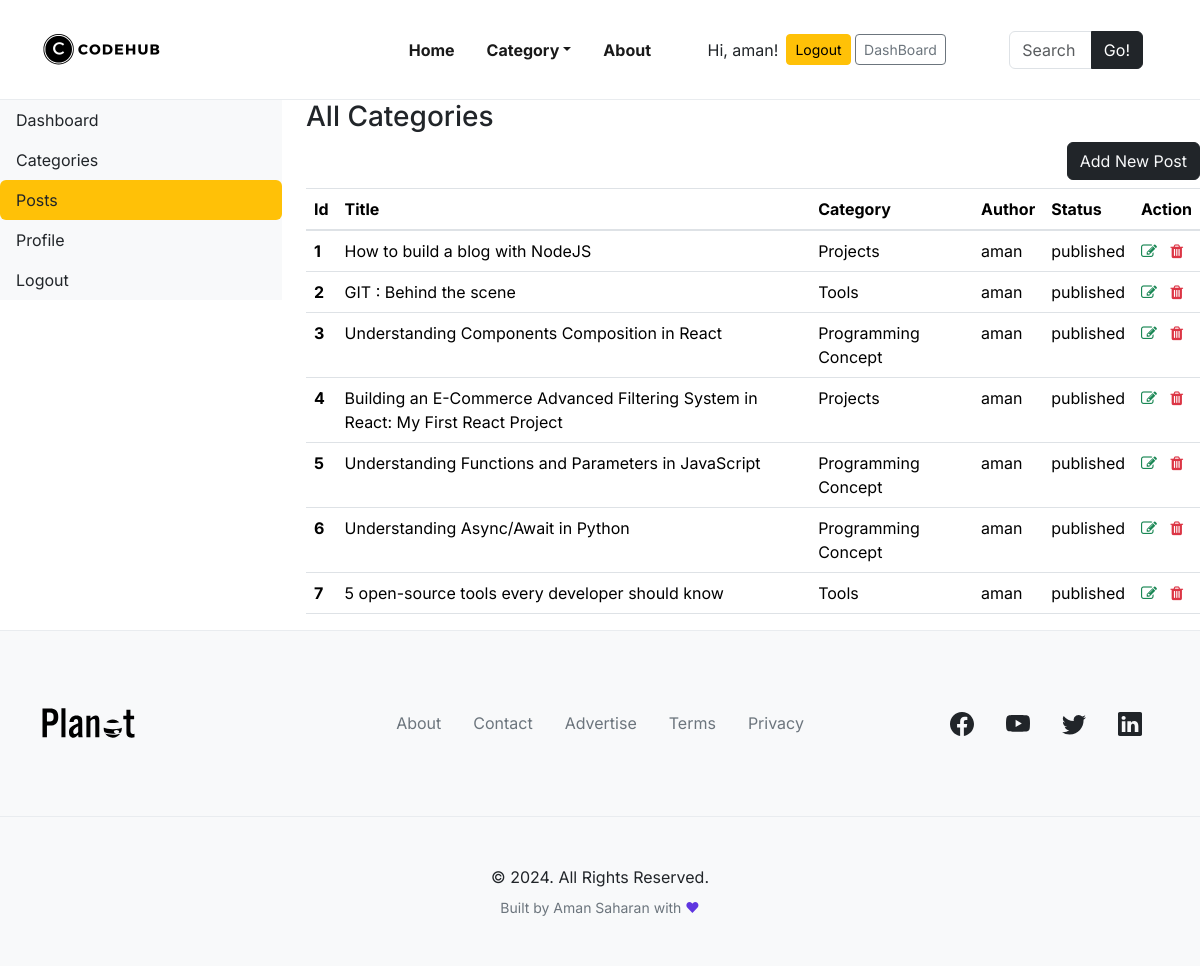
Screenshot of /dashboard/post/ (signed in) with the database file from the repository.
### Blogs/models.py (models this page shows, shortened)
class Blogs(models.Model):
    title = models.CharField(max_length=200, unique=True)
    slug = models.SlugField(blank=True, unique=True)
    blog_image = models.ImageField(upload_to='upload')
    category = models.ForeignKey(Category, on_delete=models.CASCADE)
    author = models.ForeignKey(User, on_delete=models.CASCADE)
    blog_body = RichTextField()
    choices = models.CharField(max_length=100,  choices = STATUS_CHOICE, default='draft')
    is_featured = models.BooleanField(default=False)
    created_at = models.DateTimeField(auto_now_add=True)
    updated_at = models.DateTimeField(auto_now_add=True)
    class Meta:
        verbose_name_plural = 'Blogs'

class Category(models.Model):
    category_name = models.CharField(max_length=50, unique=True)
    created_at = models.DateTimeField(auto_now_add=True)
    updated_at = models.DateTimeField(auto_now_add=True)
    class Meta:
        verbose_name_plural = 'Categories'
    def __str__(self):
        return self.category_name

### dashboard/views.py (the view)
# urls.py: path('post/', views.allpost, name='allpost'),
@user_passes_test(is_admin_or_editor)
def allpost(request):
    posts = Blogs.objects.all()
    return render (request, 'Dashboard/allpost.html', {'posts':posts})

### Blogs/context_processors.py (called while the page is built)
def navbar(request):
    categories = Category.objects.all()
    return {'categories': categories}

### dashboard/views.py (called while the page is built)
def is_admin_or_editor(user):
    return user.is_staff or user.groups.filter(name='editor').exists()

### templates/Dashboard/allpost.html
{% extends "base.html" %}
{% block content %}<div class="row">
   {% include './sidebar.html' %}
        <div class="col-md-9">
            <h3>All Categories</h3>
            <a href="{% url "addpost" %}" class="btn btn-dark text-light float-right mb-2">Add New Post</a>
              <table class="table table-hover">
                  <thead>
                    <tr>
                      <th>Id</th>
                      <th>Title</th>
                      <th>Category</th>
                      <th>Author</th>
                      <th>Status</th>
                      <th>Action</th>
                    </tr>
                  </thead>
                  <tbody>
                  {% for post in posts %}
                    <tr>
                      <th>{{ forloop.counter }}</th>
                      <td>{{ post.title }}</td>
                      <td>{{ post.category }}</td>
                      <td>{{ post.author }}</td>
                      <td>{{post.choices}}</td>
                      <td>
                        <a href="{% url "editpost" post.id%}"><i class="fa fa-edit text-success"></i></a> &nbsp;
                        <a href="{% url "deletepost" post.id %}"><i class="fa fa-trash text-danger"></i></a>&nbsp;
                    </td>
                    </tr>
                  {% endfor %}
                  </tbody>
                </table>
          </div>
{% endblock  %}

### templates/base.html (shortened to what this page needs)
{% load static %}
<!doctype html>
<html lang="en">
<head>
  <link href="https://getbootstrap.com/docs/4.0/dist/css/bootstrap.min.css" rel="stylesheet">
  <link rel="stylesheet" href="https://cdnjs.cloudflare.com/ajax/libs/font-awesome/4.7.0/css/font-awesome.min.css">
  <link rel="stylesheet" href=" {% static "./assets/css/planet-bsb.css" %} ">
</head>
<body>
  <header id="header" class="sticky-top bsb-tpl-header-sticky bsb-tpl-header-sticky-animationX">
    <nav class="navbar navbar-expand-lg bsb-navbar bsb-navbar-hover bsb-navbar-caret bsb-tpl-navbar-sticky bg-white border-bottom border-light-subtle" data-bsb-sticky-target="#header">
      <div class="container">
        <a class="navbar-brand" href="{% url "home" %}">
          <img src="  {% static "./assets/img/branding/logo.png" %} " class="bsb-tpl-logo" alt="">
        </a>
        <div class="offcanvas offcanvas-end" tabindex="-1" id="offcanvasNavbar" aria-labelledby="offcanvasNavbarLabel">
          <div class="offcanvas-body">
            <ul class="navbar-nav justify-content-end flex-grow-1">
              <li class="nav-item">
                <a class="nav-link" aria-current="page" href="{% url "home" %}">Home</a>
              </li>
              <li class="nav-item dropdown">
                <a class="nav-link dropdown-toggle" href="#!" id="categoryDropdown" role="button" data-bs-toggle="dropdown" aria-expanded="false">Category</a>
              </li>
              <li class="nav-item">
                <a class="nav-link " href="{% url "about" %}">About</a>
              </li>
              <div class="col-4 d-flex justify-content-center align-items-center">
                {% if user.is_authenticated %}
                <span class="mr-2">Hi, {{ user.username }}!</span>
                <a class="btn btn-sm btn-warning" href="{% url "logout" %}">Logout</a> &nbsp;
                    {% if user.is_staff %}
                    <a href="{% url "dashboard" %}"><span class="btn btn-sm btn-outline-secondary mr-2" >DashBoard</span></a>
                    {% endif %}
                {% else %}
                <a class="btn btn-sm btn-warning" href="{% url "signin" %}">Login</a> &nbsp;
                <a class="btn btn-sm btn-outline-secondary" href="{% url "signup" %}">Register</a>
                {% endif %}
            </div>
            <div class="col-2 d-flex justify-content-end align-items-center">
                <form action="{% url 'search' %}" method="GET">
                  <div class="input-group">
                    <input class="form-control" name="keyword" type="text" placeholder="Search" aria-label="Enter search term..." aria-describedby="button-search" />
                    <button type="submit" class="btn btn-dark" id="button-search" type="button">Go!</button>
                </div>
                </form>
              </div>
            </ul>
          </div>
        </div>
      </div>
    </nav>
  </header>
  <main>
    {% block content %}{% endblock %}
</main>
    <footer class="footer">
      <div class="bg-light py-3 py-md-5 py-xl-8 border-top border-light-subtle">
        <div class="container overflow-hidden">
          <div class="row gy-3 gy-md-5 gy-xl-0 align-items-sm-center">
            <div class="col-xs-12 col-sm-6 col-xl-3 order-0 order-xl-0">
              <div class="footer-logo-wrapper text-center text-sm-start">
                <a href="#!">
                  <img src="./assets/img/branding/planet-logo.svg" alt="" class="bsb-tpl-logo-footer">
                </a>
              </div>
            </div>
            <div class="col-xs-12 col-xl-6 order-2 order-xl-1">
              <ul class="nav justify-content-center">
                <li class="nav-item">
                  <a class="nav-link link-secondary px-2 px-md-3" href="{% url "about" %}">About</a>
                </li>
                <li class="nav-item">
                  <a class="nav-link link-secondary px-2 px-md-3" href="#!">Contact</a>
                </li>
                <li class="nav-item">
                  <a class="nav-link link-secondary px-2 px-md-3" href="#!">Advertise</a>
                </li>
                <li class="nav-item">
                  <a class="nav-link link-secondary px-2 px-md-3" href="#!">Terms</a>
                </li>
                <li class="nav-item">
                  <a class="nav-link link-secondary px-2 px-md-3" href="#!">Privacy</a>
                </li>
              </ul>
            </div>
            <div class="col-xs-12 col-sm-6 col-xl-3 order-1 order-xl-2">
              <ul class="nav justify-content-center justify-content-sm-end">
                <li class="nav-item">
                  <a class="nav-link link-dark px-3" href="#!">
                  </a>
                </li>
                <li class="nav-item">
                  <a class="nav-link link-dark px-3" href="#!">
                  </a>
                </li>
                <li class="nav-item">
                  <a class="nav-link link-dark px-3" href="https://x.com/amansaharan019">
                  </a>
                </li>
                <li class="nav-item">
                  <a class="nav-link link-dark px-3" href="https://www.linkedin.com/in/aman-saharan-16869029b/">
                  </a>
                </li>
              </ul>
            </div>
          </div>
        </div>
      </div>
      <div class="bg-light py-3 py-md-5 border-top border-light-subtle">
        <div class="container overflow-hidden">
          <div class="row">
            <div class="col">
              <div class="footer-copyright-wrapper text-center">
                &copy; 2024. All Rights Reserved.
              </div>
              <div class="credits text-secondary text-center mt-2 fs-7">
                Built by <a href="https://bootstrapbrain.com/" class="link-secondary text-decoration-none">Aman Saharan</a> with <span class="text-primary">&#9829;</span>
              </div>
            </div>
          </div>
        </div>
      </div>
    </footer>
  </body>
  </html>

### templates/base.html (style rules this page uses)
* { box-sizing: border-box; }
body { overflow-x: hidden; }

### rows the page displays
Blogs: title "How to build a blog with NodeJS", category "Projects", author "aman", choices "published"
Blogs: title "GIT : Behind the scene", category "Tools", author "aman", choices "published"
Blogs: title "Understanding Components Composition in React", category "Programming Concept", author "aman", choices "published"
Blogs: title "Building an E-Commerce Advanced Filtering System in React: My First React Project", category "Projects", author "aman", choices "published"
Blogs: title "Understanding Functions and Parameters in JavaScript", category "Programming Concept", author "aman", choices "published"
Blogs: title "Understanding Async/Await in Python", category "Programming Concept", author "aman", choices "published"
Blogs: title "5 open-source tools every developer should know", category "Tools", author "aman", choices "published"

### other values shown
{{ user.username }} "aman"
